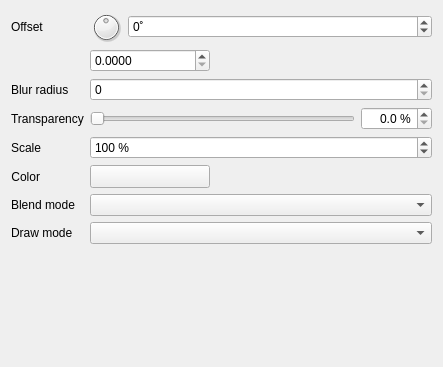
<?xml version="1.0" encoding="UTF-8"?>
<ui version="4.0">
 <class>WidgetDropShadow</class>
 <widget class="QWidget" name="WidgetDropShadow">
  <property name="geometry">
   <rect>
    <x>0</x>
    <y>0</y>
    <width>443</width>
    <height>367</height>
   </rect>
  </property>
  <property name="windowTitle">
   <string>Form</string>
  </property>
  <layout class="QVBoxLayout" name="verticalLayout">
   <item>
    <layout class="QGridLayout" name="gridLayout_38">
     <item row="0" column="0" colspan="2">
      <widget class="QFrame" name="mShadowFrame">
       <layout class="QGridLayout" name="gridLayout_7">
        <property name="leftMargin">
         <number>0</number>
        </property>
        <property name="topMargin">
         <number>0</number>
        </property>
        <property name="rightMargin">
         <number>0</number>
        </property>
        <property name="bottomMargin">
         <number>0</number>
        </property>
        <item row="3" column="0">
         <widget class="QLabel" name="label_28">
          <property name="text">
           <string>Transparency</string>
          </property>
         </widget>
        </item>
        <item row="0" column="0">
         <widget class="QLabel" name="label_9">
          <property name="text">
           <string>Offset</string>
          </property>
         </widget>
        </item>
        <item row="5" column="1">
         <widget class="QgsColorButtonV2" name="mShadowColorBtn">
          <property name="sizePolicy">
           <sizepolicy hsizetype="Fixed" vsizetype="Fixed">
            <horstretch>0</horstretch>
            <verstretch>0</verstretch>
           </sizepolicy>
          </property>
          <property name="minimumSize">
           <size>
            <width>120</width>
            <height>0</height>
           </size>
          </property>
          <property name="maximumSize">
           <size>
            <width>120</width>
            <height>16777215</height>
           </size>
          </property>
         </widget>
        </item>
        <item row="2" column="0">
         <widget class="QLabel" name="label_27">
          <property name="text">
           <string>Blur radius</string>
          </property>
         </widget>
        </item>
        <item row="1" column="1">
         <widget class="QgsDoubleSpinBox" name="mShadowOffsetSpnBx">
          <property name="decimals">
           <number>4</number>
          </property>
          <property name="minimum">
           <double>0.000000000000000</double>
          </property>
          <property name="maximum">
           <double>9999999.000000000000000</double>
          </property>
          <property name="showClearButton" stdset="0">
           <bool>false</bool>
          </property>
         </widget>
        </item>
        <item row="6" column="0">
         <widget class="QLabel" name="label_30">
          <property name="text">
           <string>Blend mode</string>
          </property>
         </widget>
        </item>
        <item row="4" column="0">
         <widget class="QLabel" name="label_29">
          <property name="text">
           <string>Scale</string>
          </property>
         </widget>
        </item>
        <item row="5" column="0">
         <widget class="QLabel" name="label_33">
          <property name="sizePolicy">
           <sizepolicy hsizetype="Maximum" vsizetype="Preferred">
            <horstretch>0</horstretch>
            <verstretch>0</verstretch>
           </sizepolicy>
          </property>
          <property name="text">
           <string>Color</string>
          </property>
          <property name="alignment">
           <set>Qt::AlignRight|Qt::AlignTrailing|Qt::AlignVCenter</set>
          </property>
         </widget>
        </item>
        <item row="1" column="2">
         <widget class="QgsUnitSelectionWidget" name="mOffsetUnitWidget" native="true">
          <property name="minimumSize">
           <size>
            <width>0</width>
            <height>0</height>
           </size>
          </property>
          <property name="focusPolicy">
           <enum>Qt::StrongFocus</enum>
          </property>
         </widget>
        </item>
        <item row="2" column="1" colspan="2">
         <widget class="QgsSpinBox" name="mShadowRadiuSpnBx">
          <property name="maximum">
           <number>16</number>
          </property>
          <property name="showClearButton" stdset="0">
           <bool>false</bool>
          </property>
         </widget>
        </item>
        <item row="0" column="1" colspan="2">
         <layout class="QHBoxLayout" name="horizontalLayout_24">
          <item>
           <widget class="QDial" name="mShadowOffsetAngleDial">
            <property name="minimumSize">
             <size>
              <width>32</width>
              <height>32</height>
             </size>
            </property>
            <property name="maximumSize">
             <size>
              <width>32</width>
              <height>32</height>
             </size>
            </property>
            <property name="minimum">
             <number>-180</number>
            </property>
            <property name="maximum">
             <number>180</number>
            </property>
            <property name="value">
             <number>0</number>
            </property>
            <property name="invertedControls">
             <bool>true</bool>
            </property>
            <property name="wrapping">
             <bool>true</bool>
            </property>
           </widget>
          </item>
          <item>
           <widget class="QgsSpinBox" name="mShadowOffsetAngleSpnBx">
            <property name="suffix">
             <string>˚</string>
            </property>
            <property name="minimum">
             <number>-180</number>
            </property>
            <property name="maximum">
             <number>180</number>
            </property>
            <property name="showClearButton" stdset="0">
             <bool>false</bool>
            </property>
           </widget>
          </item>
         </layout>
        </item>
        <item row="3" column="1" colspan="2">
         <layout class="QHBoxLayout" name="horizontalLayout_28">
          <item>
           <widget class="QSlider" name="mShadowTranspSlider">
            <property name="enabled">
             <bool>true</bool>
            </property>
            <property name="sizePolicy">
             <sizepolicy hsizetype="Expanding" vsizetype="Fixed">
              <horstretch>0</horstretch>
              <verstretch>0</verstretch>
             </sizepolicy>
            </property>
            <property name="minimumSize">
             <size>
              <width>50</width>
              <height>0</height>
             </size>
            </property>
            <property name="maximum">
             <number>1000</number>
            </property>
            <property name="singleStep">
             <number>10</number>
            </property>
            <property name="pageStep">
             <number>100</number>
            </property>
            <property name="orientation">
             <enum>Qt::Horizontal</enum>
            </property>
           </widget>
          </item>
          <item>
           <widget class="QgsDoubleSpinBox" name="mShadowTranspSpnBx">
            <property name="enabled">
             <bool>true</bool>
            </property>
            <property name="alignment">
             <set>Qt::AlignRight|Qt::AlignTrailing|Qt::AlignVCenter</set>
            </property>
            <property name="suffix">
             <string> %</string>
            </property>
            <property name="decimals">
             <number>1</number>
            </property>
            <property name="maximum">
             <double>100.000000000000000</double>
            </property>
           </widget>
          </item>
         </layout>
        </item>
        <item row="4" column="1" colspan="2">
         <widget class="QgsSpinBox" name="mShadowScaleSpnBx">
          <property name="suffix">
           <string> %</string>
          </property>
          <property name="maximum">
           <number>2000</number>
          </property>
          <property name="value">
           <number>100</number>
          </property>
          <property name="showClearButton" stdset="0">
           <bool>false</bool>
          </property>
         </widget>
        </item>
        <item row="6" column="1" colspan="2">
         <widget class="QgsBlendModeComboBox" name="mShadowBlendCmbBx"/>
        </item>
        <item row="7" column="1" colspan="2">
         <widget class="QgsEffectDrawModeComboBox" name="mDrawModeComboBox"/>
        </item>
        <item row="7" column="0">
         <widget class="QLabel" name="label">
          <property name="text">
           <string>Draw mode</string>
          </property>
         </widget>
        </item>
       </layout>
      </widget>
     </item>
    </layout>
   </item>
   <item>
    <spacer name="verticalSpacer">
     <property name="orientation">
      <enum>Qt::Vertical</enum>
     </property>
     <property name="sizeHint" stdset="0">
      <size>
       <width>20</width>
       <height>40</height>
      </size>
     </property>
    </spacer>
   </item>
  </layout>
 </widget>
 <customwidgets>
  <customwidget>
   <class>QgsColorButtonV2</class>
   <extends>QToolButton</extends>
   <header>qgscolorbuttonv2.h</header>
   <container>1</container>
  </customwidget>
  <customwidget>
   <class>QgsDoubleSpinBox</class>
   <extends>QDoubleSpinBox</extends>
   <header>qgsdoublespinbox.h</header>
  </customwidget>
  <customwidget>
   <class>QgsUnitSelectionWidget</class>
   <extends>QWidget</extends>
   <header>qgsunitselectionwidget.h</header>
   <container>1</container>
  </customwidget>
  <customwidget>
   <class>QgsBlendModeComboBox</class>
   <extends>QComboBox</extends>
   <header>qgsblendmodecombobox.h</header>
  </customwidget>
  <customwidget>
   <class>QgsSpinBox</class>
   <extends>QSpinBox</extends>
   <header>qgsspinbox.h</header>
  </customwidget>
  <customwidget>
   <class>QgsEffectDrawModeComboBox</class>
   <extends>QComboBox</extends>
   <header>qgseffectdrawmodecombobox.h</header>
  </customwidget>
 </customwidgets>
 <resources/>
 <connections/>
</ui>
